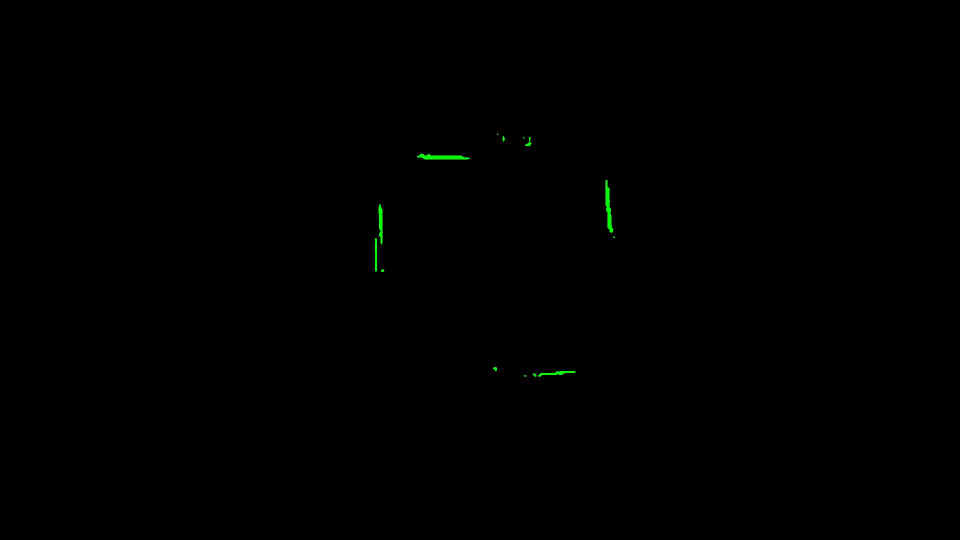
#> input picture img_s.jpg, 1920 x 1080 px (shown at 1/2 size)
$ python highway_selectbeforefit.py
#> lines starting #> are read from the running program, lines starting #| are printed output that depends on the picture
import math

import cv2
import numpy as np
from sklearn.cluster import DBSCAN
from scipy.optimize import fsolve
import matplotlib.pyplot as plt


def fit_stop(x, coeffs):
    return coeffs[1] + coeffs[0]*x

def fit_stop_y2x(y, coeffs):
    return (y - coeffs[1]) / coeffs[0]

def fit_lane(x, coeffs):
    # return coeffs[2] + coeffs[1]*x + coeffs[0]*x*x
    return coeffs[1] + coeffs[0]*x

def fit_lane_y2x(y, coeffs):
    return (y - coeffs[1]) / coeffs[0]

def dis(x1, y1, x2, y2):  # 两点间
    return math.sqrt((x1 - x2) ** 2 + (y1 - y2) ** 2)

# [1074 lines left out: functions p2l_dis, find_intersection, lane_points_pre, points_pre, stop_line_cluster_fit, scale_coordinates and 11 more, not called in this run]


# 计算两点之间的欧氏距离
def euclidean_distance(point1, point2):
    return math.sqrt((point1[0] - point2[0]) ** 2 + (point1[1] - point2[1]) ** 2)

# 计算每个点到其他所有点的距离
# [51 lines left out: functions select_points, find_max_in_2d_array, input_out_lane_num, fit_lanes, not called in this run]


if __name__ == '__main__':
    # 绘制拟合线段在输出图片上
    image0 = cv2.imread('img/13_0.jpg')

    image_s = cv2.imread('../img_s.jpg')
#> image_s is the input picture: shape (1080, 1920, 3); mean B, G, R 0.1, 0.4, 0
    image_l = cv2.imread('../img_l.jpg')
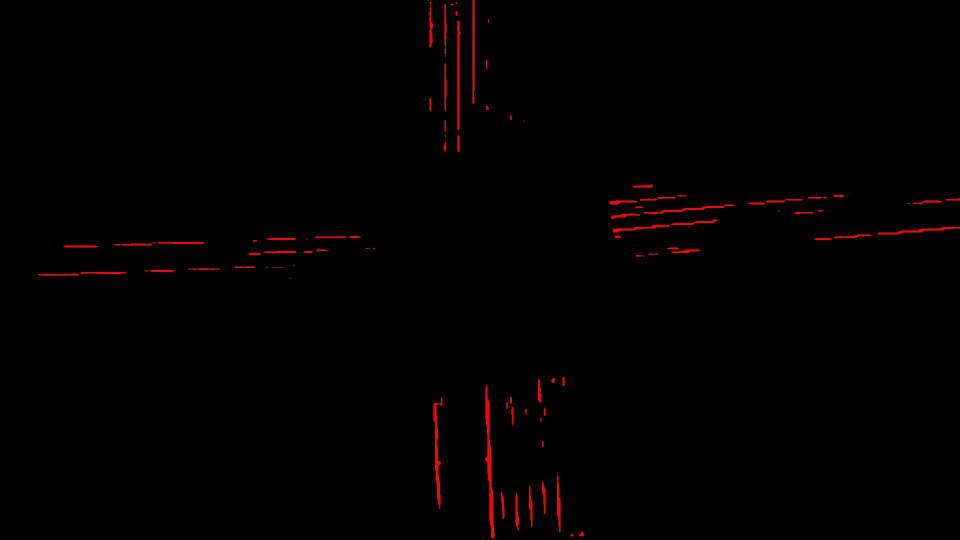
#> input picture img_l.jpg, 1920 x 1080 px (shown at 1/2 size)
#> image_l is the input picture: shape (1080, 1920, 3); mean B, G, R 0.2, 0.2, 2.2
    image_x = cv2.imread('../img_x.jpg')
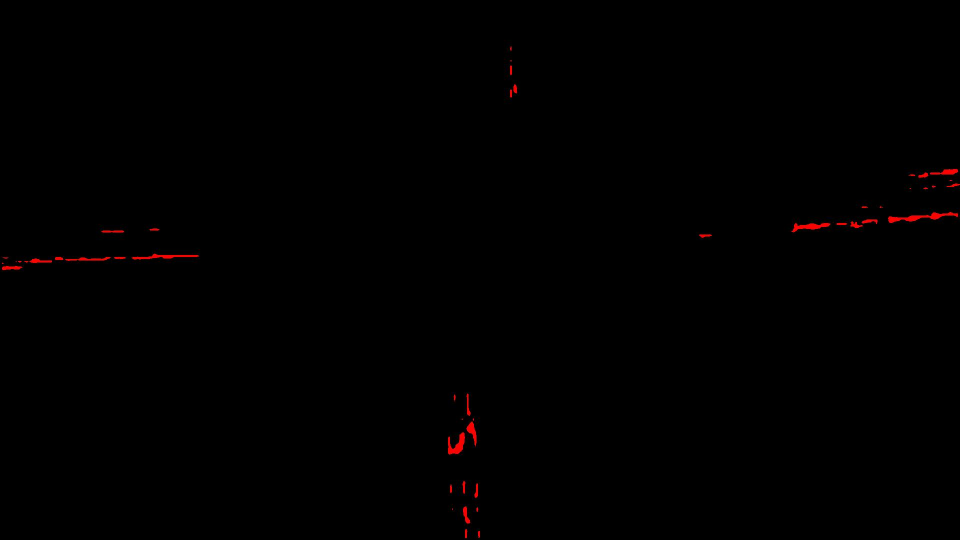
#> input picture img_x.jpg, 1920 x 1080 px (shown at 1/2 size)
#> image_x is the input picture: shape (1080, 1920, 3); mean B, G, R 0.1, 0.1, 0.9

#> (the run stopped early here; a loop or call above may not have finished)
